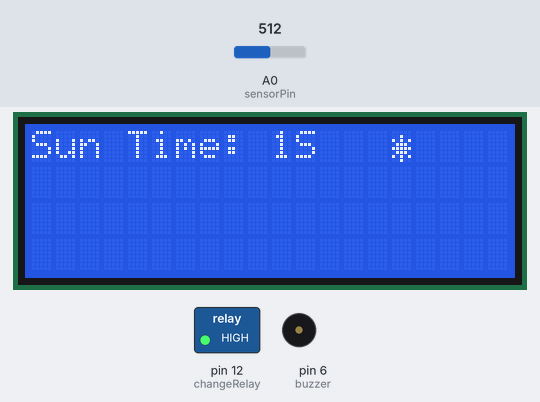
Simulated run of this sketch. Board: Arduino Uno, built with avr-gcc and run on an emulated ATmega328P. Parts: 20×4 character LCD, switched loads named in the sketch (green lamp = pin HIGH), buzzer (waves = sounding). The test bench sets the inputs (shaded band); at power-on: A0 (sensorPin) = 512. What the sketch prints to the serial monitor is not drawn.

Above: at 1.7 s.
1.8 s: A0 (sensorPin) set to 107
3.6 s: A0 (sensorPin) set to 88
At 4.5 s:
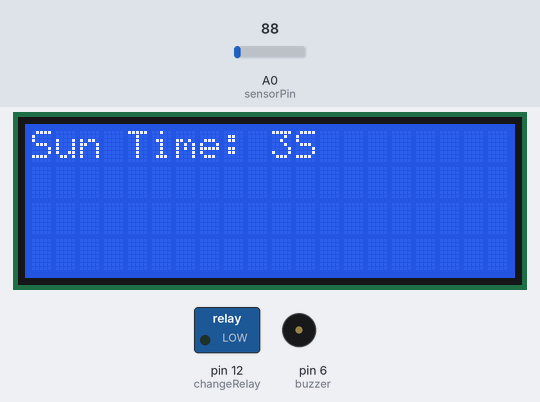
5.6 s: A0 (sensorPin) set to 110
At 12.5 s:
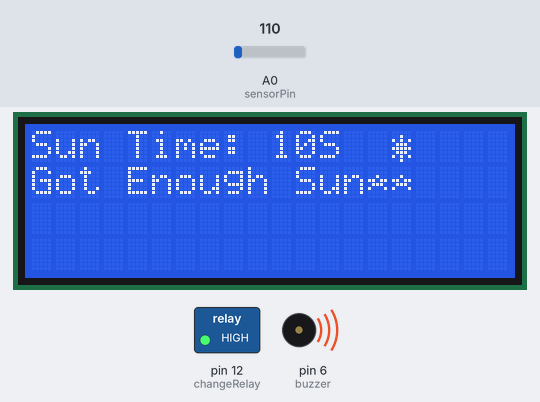
13.1 s: A0 (sensorPin) set to 90
At 16.1 s:
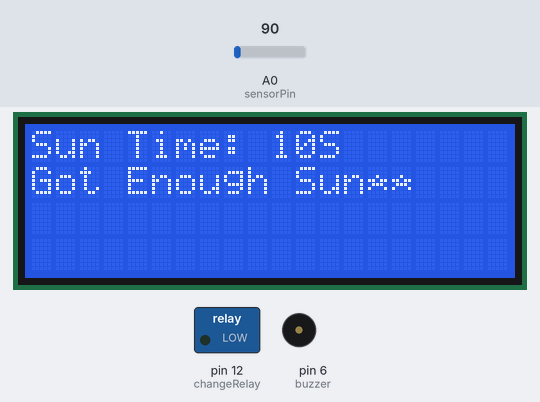
Timing chart, 0 to 17.6 s (numbered marks = the images above; inputs shaded):
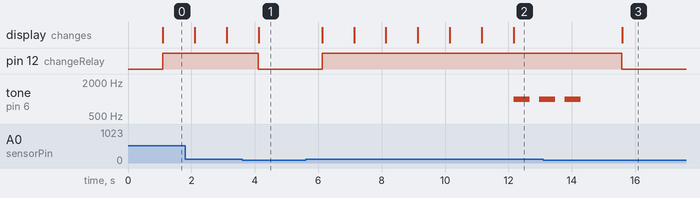

Measured:
- the behaviour switches between 100 and 99 on A0 (sensorPin) (found by bisection; images 0 and 1)
- after the input at 3.6 s, pin 12 (changeRelay): HIGH → LOW after 0.51 s; the display: changes after 0.52 s (image 1)
- after the input at 5.6 s, pin 12 (changeRelay): LOW → HIGH after 0.52 s; tone on pin 6 (buzzer): silent → 1000 Hz after 6.6 s, → silent 0.50 s later, → 1000 Hz 0.30 s later; the display: first changes after 0.53 s (image 2 shows a later state)
- after the input at 13.1 s, pin 12 (changeRelay): HIGH → LOW after 2.5 s; the display: changes after 2.5 s (image 3)

The sketch:

bearhack_suntime.ino
```cpp
#include <Wire.h>
#include <LiquidCrystal_I2C.h>

const int sensorPin = A0;
bool enoughLight = false;
int changeRelay = 12;
int buzzer = 6;
int lightLevel;
int sunSeconds = 0;
int completeCounter = 0;

LiquidCrystal_I2C lcd(0x27,20,4);

uint8_t starChar[] = {0x00, 0x00, 0x04, 0x1b, 0x0e, 0x11, 0x00, 0x00};
uint8_t sunChar[] = {0x00, 0x04, 0x15, 0x0e, 0x1f, 0x0e, 0x15, 0x04};
uint8_t NOTHING[] = {0x00, 0x00, 0x00, 0x00, 0x00, 0x00, 0x00, 0x00};

void setup() {
  Serial.begin(9600);
  pinMode(sensorPin, INPUT);
  pinMode(changeRelay, OUTPUT);
  pinMode(buzzer, OUTPUT);

  lcd.init();
  lcd.backlight();
  lcd.setCursor(0,0);
  lcd.print("Sun Time: ");
  lcd.createChar(1, starChar);
  lcd.createChar(2, sunChar);
  lcd.createChar(3, NOTHING);
}

void loop() {
  delay(1000);
  lightLevel = analogRead(sensorPin);
  Serial.print("the photoresistor is reading: ");
  Serial.println(lightLevel);

  if (lightLevel >= 100)
  {
    enoughLight = true;
  }
  else
  {
    enoughLight = false;
  }

  if (enoughLight)
  {
    digitalWrite(changeRelay, HIGH);
    sunSeconds++;
    lcd.setCursor(15,0);
    lcd.write(2);
  }
  else
  {
    digitalWrite(changeRelay, LOW);
    lcd.setCursor(15,0);
    lcd.write(3);
  }

  lcd.setCursor(10, 0);
  lcd.print(sunSeconds);
  lcd.print("S");

  if (sunSeconds >= 10)
  {
    lcd.setCursor(0, 1);
    lcd.print("Got Enough Sun");
    lcd.write(1);
    lcd.write(1);

    completeCounter++;

    if (completeCounter == 1)
    {
      tone(buzzer, 1000);
      delay(500);
      noTone(buzzer);
      delay(300);

      tone(buzzer, 1000);
      delay(500);
      noTone(buzzer);
      delay(300);

      tone(buzzer, 1000);
      delay(500);
      noTone(buzzer);
      delay(300);
    }
  }

}
```
